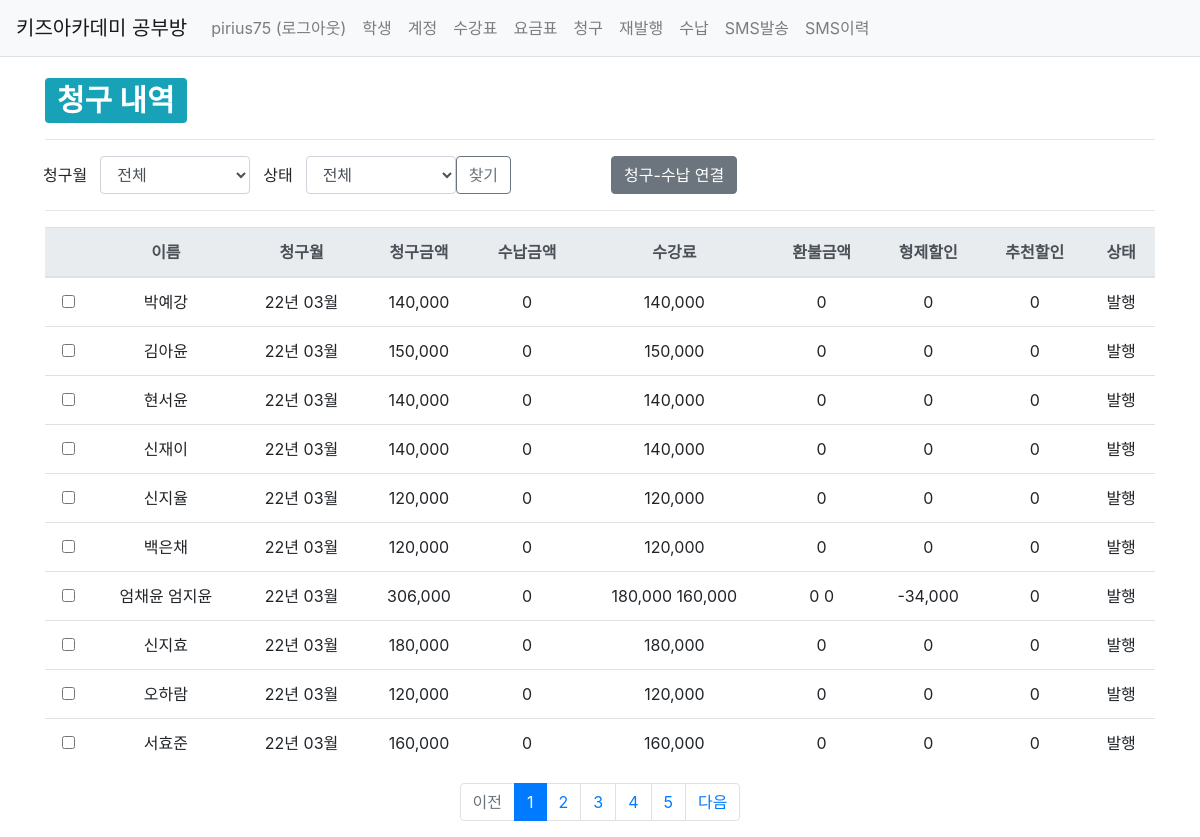
The app's page /studyroom/bill/ (signed in), older data.
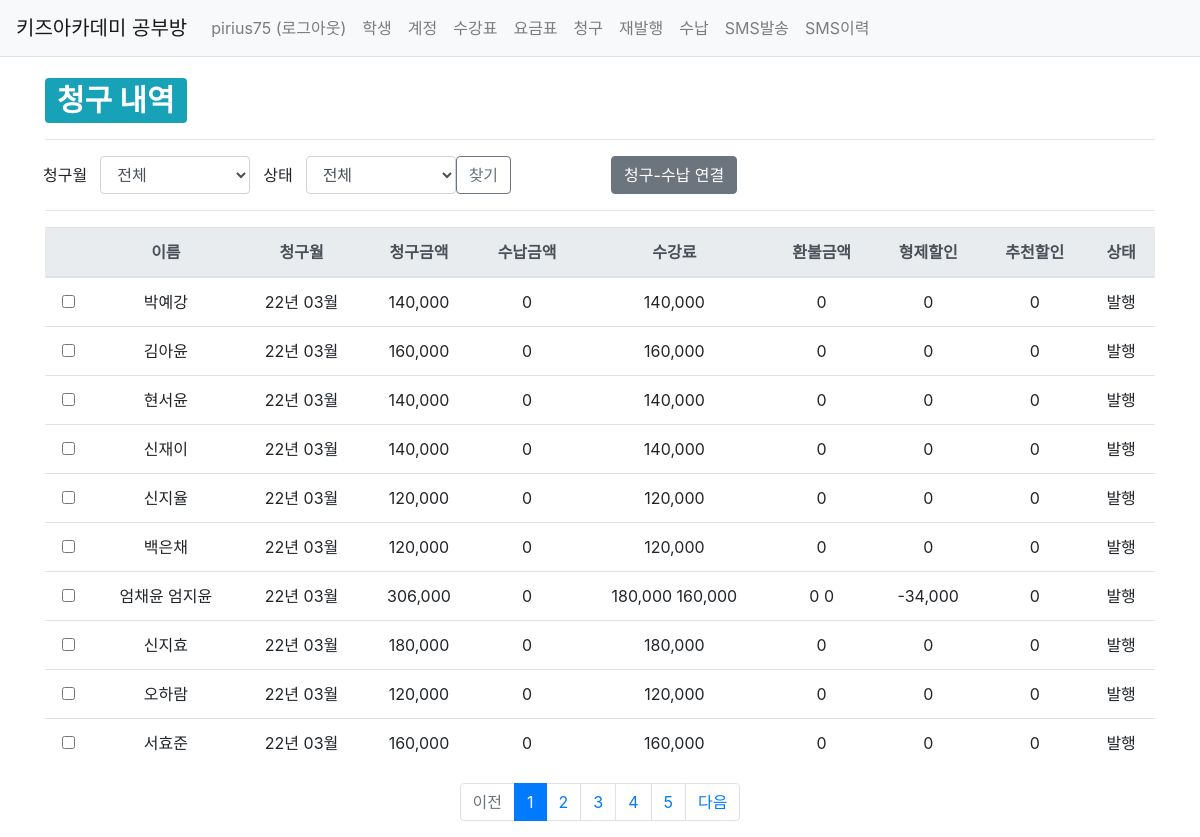
The same page, newer data.
### studyroom/models.py (models this page shows, shortened)
class Bill(models.Model):
    BillStatus_choices = (
        ('OP', '발행'),
        ('FP', '완납'),
        ('PP', '부분납'),
    )
    class PayType(models.TextChoices):
        김포페이 = 'KP'
        계좌이체 = 'AT'
    account = models.ForeignKey(Account, on_delete=models.SET_NULL, null=True)
    bill_status = models.CharField(max_length=2, choices=BillStatus_choices)
    bill_mt = models.CharField(max_length=6)
    bill_amt = models.IntegerField(null=True, blank=True)
    base_amt = models.IntegerField(null=True, blank=True)
    brother_base_amt = models.IntegerField(null=True, blank=True, default=0)
    refund_amt = models.IntegerField(null=True, blank=True, default=0)
    brother_refund_amt = models.IntegerField(null=True, blank=True, default=0)
    brother_dc_amt = models.IntegerField(null=True, blank=True, default=0)
    recommend_dc_amt = models.IntegerField(null=True, blank=True, default=0)
    pay_amt = models.IntegerField(null=True, blank=True, default=0)
    pay_type = models.CharField(max_length=2, choices=PayType.choices, null=True, blank=True)
    pay_dt = models.CharField(max_length=8, null=True, blank=True)
    pay_id = models.IntegerField(null=True, blank=True)
    create_date = models.DateTimeField()
    modify_date = models.DateTimeField(auto_now=True)

class Account(models.Model):
    user = models.ForeignKey(User, on_delete=models.SET_NULL, null=True)
    student = models.ForeignKey(Student, on_delete=models.SET_NULL, null=True)
    payer = models.CharField(max_length=40, null=True, blank=True)
    payer_phone_num = models.CharField(max_length=11, null=True, blank=True)
    sms_phone_num = models.CharField(max_length=11, null=True, blank=True)
    recommend_dc_start = models.CharField(max_length=6, null=True, blank=True, default='yyyymm')
    recommend_dc_end = models.CharField(max_length=6, null=True, blank=True, default='yyyymm')
    create_date = models.DateTimeField()
    modify_date = models.DateTimeField(null=True, blank=True)

class Student(models.Model):
    Grade_choices = (
        ('Y6','6세'),
        ('Y7','7세'),
        ('E1','1학년'),
        ('E2','2학년'),
        ('E3','3학년'),
        ('E4','4학년'),
        ('E5','5학년'),
        ('E6','6학년'),
    )
    user = models.ForeignKey(User, on_delete=models.SET_NULL, null=True)
    brother = models.ForeignKey('self', on_delete=models.SET_NULL, null=True, blank=True)
    name = models.CharField(max_length=20)
    grade = models.CharField(max_length=2, choices=Grade_choices)
    create_date = models.DateTimeField()
    modify_date = models.DateTimeField(null=True, blank=True)
    delete_yn = models.CharField(max_length=1, default='n')

### studyroom/views/bill_views.py (the view)
@login_required(login_url='common:login')
def bill_list(request):
    logger.info("INFO 레벨로 출력")
    """
    청구 목록 출력
    """
    page = request.GET.get('page', '')  # 페이지
    billmt = request.GET.get('billmt', '')  # 검색어
    billstatus = request.GET.get('billstatus', '')  # 검색어
    bill_list = Bill.objects.order_by('id')
    if billmt:
        bill_list = bill_list.filter(
            Q(bill_mt__icontains=billmt)   # 청구월 검색
        ).distinct()
    if billstatus:
        bill_list = bill_list.filter(
            Q(bill_status__icontains=billstatus)   # 청구상태 검색
        ).distinct()
    bml = Bill.objects.all().values('bill_mt').distinct()
    bsl = Bill.objects.all().values('bill_status').distinct()
    paginator = Paginator(bill_list, 10)  # 페이지당 10개씩 보여주기
    page_obj = paginator.get_page(page)
    context = {'bill_list': page_obj, 'page': page, 'billmt': billmt, 'billstatus':billstatus, 'bml':bml, 'bsl':bsl}
    return render(request, 'studyroom/bill_list.html', context)

### templates/studyroom/bill_list.html (shortened to what the changed rows need)
{% extends 'base.html' %}
{% load studyroom_filter %}
{% load humanize %}
{% block content %}
<div class="container my-3">
    <div>
        <h1>
            <span class="badge badge-info">청구 내역</span>
        </h1>
    </div>
    <table class="table">
        <thead>
        <tr class="text-center thead-light">
            <th></th>
            <th>이름</th>
            <th>청구월</th>
            <th>청구금액</th>
            <th>수납금액</th>
            <th>수강료</th>
            <th>환불금액</th>
            <th>형제할인</th>
            <th>추천할인</th>
            <th>상태</th>
        </tr>
        </thead>
        <tbody>
        {% if bill_list %}
        {% for bill in bill_list %}
        <tr class="text-center">
            <td>
                <input type="checkbox" name="bill_id" value={{ bill.id }}>
            </td>
            <td>{{ bill.account.student.name }} {{ bill.account.student.brother.name }}</td>
            <td>{{ bill.bill_mt|slice:"2:4" }}년 {{ bill.bill_mt|slice:"4:" }}월</td>
            <td>{{ bill.bill_amt|intcomma }}</td>
            <td>{{ bill.pay_amt|intcomma }}</td>
            <td>{{ bill.base_amt|intcomma }} {% if bill.account.student.brother %}{{ bill.brother_base_amt|intcomma }}{% endif %}</td>
            <td>{{ bill.refund_amt|intcomma }} {% if bill.account.student.brother %}{{ bill.brother_refund_amt|intcomma }}{% endif %}</td>
            <td>{{ bill.brother_dc_amt|intcomma }}</td>
            <td>{{ bill.recommend_dc_amt|intcomma }}</td>
            <td>{{ bill.get_bill_status_display }}</td>
        </tr>
        {% endfor %}
        {% else %}
        <tr>
            <td colspan="3">bill이 없습니다.</td>
        </tr>
        {% endif %}
        </tbody>
    </table>
</div>
{% endblock %}

Row changes from the older to the newer data that the page shows:
changed Bill "김아윤": bill_amt "150,000" → "160,000"; base_amt "150,000" → "160,000"
